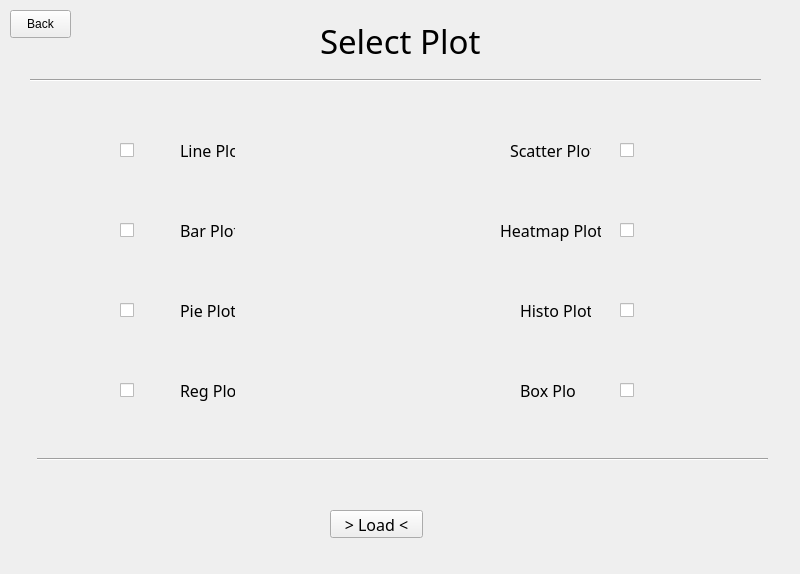
<?xml version="1.0" encoding="UTF-8"?>
<ui version="4.0">
 <class>MainWindow</class>
 <widget class="QMainWindow" name="MainWindow">
  <property name="geometry">
   <rect>
    <x>0</x>
    <y>0</y>
    <width>800</width>
    <height>574</height>
   </rect>
  </property>
  <property name="minimumSize">
   <size>
    <width>800</width>
    <height>574</height>
   </size>
  </property>
  <property name="maximumSize">
   <size>
    <width>800</width>
    <height>574</height>
   </size>
  </property>
  <property name="windowTitle">
   <string>MainWindow</string>
  </property>
  <widget class="QWidget" name="centralwidget">
   <widget class="QCheckBox" name="line_plot">
    <property name="geometry">
     <rect>
      <x>120</x>
      <y>140</y>
      <width>21</width>
      <height>20</height>
     </rect>
    </property>
    <property name="text">
     <string/>
    </property>
   </widget>
   <widget class="QCheckBox" name="bar_plot">
    <property name="geometry">
     <rect>
      <x>120</x>
      <y>220</y>
      <width>21</width>
      <height>20</height>
     </rect>
    </property>
    <property name="text">
     <string/>
    </property>
   </widget>
   <widget class="QCheckBox" name="pie_plot">
    <property name="geometry">
     <rect>
      <x>120</x>
      <y>300</y>
      <width>21</width>
      <height>20</height>
     </rect>
    </property>
    <property name="text">
     <string/>
    </property>
   </widget>
   <widget class="QCheckBox" name="reg_plot">
    <property name="geometry">
     <rect>
      <x>120</x>
      <y>380</y>
      <width>21</width>
      <height>21</height>
     </rect>
    </property>
    <property name="font">
     <font>
      <pointsize>12</pointsize>
     </font>
    </property>
    <property name="text">
     <string/>
    </property>
   </widget>
   <widget class="QLabel" name="label">
    <property name="geometry">
     <rect>
      <x>180</x>
      <y>140</y>
      <width>55</width>
      <height>21</height>
     </rect>
    </property>
    <property name="font">
     <font>
      <family>Agency FB</family>
      <pointsize>12</pointsize>
     </font>
    </property>
    <property name="text">
     <string>Line Plot</string>
    </property>
   </widget>
   <widget class="QLabel" name="label_2">
    <property name="geometry">
     <rect>
      <x>180</x>
      <y>220</y>
      <width>55</width>
      <height>21</height>
     </rect>
    </property>
    <property name="font">
     <font>
      <family>Agency FB</family>
      <pointsize>12</pointsize>
     </font>
    </property>
    <property name="text">
     <string>Bar Plot</string>
    </property>
   </widget>
   <widget class="QLabel" name="label_3">
    <property name="geometry">
     <rect>
      <x>180</x>
      <y>300</y>
      <width>55</width>
      <height>21</height>
     </rect>
    </property>
    <property name="font">
     <font>
      <family>Agency FB</family>
      <pointsize>12</pointsize>
     </font>
    </property>
    <property name="text">
     <string>Pie Plot</string>
    </property>
   </widget>
   <widget class="QLabel" name="label_4">
    <property name="geometry">
     <rect>
      <x>180</x>
      <y>380</y>
      <width>55</width>
      <height>21</height>
     </rect>
    </property>
    <property name="font">
     <font>
      <family>Agency FB</family>
      <pointsize>12</pointsize>
     </font>
    </property>
    <property name="text">
     <string>Reg Plot</string>
    </property>
   </widget>
   <widget class="QLabel" name="label_5">
    <property name="geometry">
     <rect>
      <x>520</x>
      <y>300</y>
      <width>71</width>
      <height>21</height>
     </rect>
    </property>
    <property name="font">
     <font>
      <family>Agency FB</family>
      <pointsize>12</pointsize>
     </font>
    </property>
    <property name="text">
     <string>Histo Plot   </string>
    </property>
   </widget>
   <widget class="QLabel" name="label_6">
    <property name="geometry">
     <rect>
      <x>520</x>
      <y>380</y>
      <width>55</width>
      <height>21</height>
     </rect>
    </property>
    <property name="font">
     <font>
      <family>Agency FB</family>
      <pointsize>12</pointsize>
     </font>
    </property>
    <property name="text">
     <string>Box Plot</string>
    </property>
   </widget>
   <widget class="QLabel" name="label_7">
    <property name="geometry">
     <rect>
      <x>500</x>
      <y>220</y>
      <width>101</width>
      <height>21</height>
     </rect>
    </property>
    <property name="font">
     <font>
      <family>Agency FB</family>
      <pointsize>12</pointsize>
     </font>
    </property>
    <property name="text">
     <string>Heatmap Plot</string>
    </property>
   </widget>
   <widget class="QCheckBox" name="heatmap">
    <property name="geometry">
     <rect>
      <x>620</x>
      <y>220</y>
      <width>21</width>
      <height>20</height>
     </rect>
    </property>
    <property name="font">
     <font>
      <pointsize>12</pointsize>
     </font>
    </property>
    <property name="text">
     <string/>
    </property>
   </widget>
   <widget class="QCheckBox" name="box_plot">
    <property name="enabled">
     <bool>true</bool>
    </property>
    <property name="geometry">
     <rect>
      <x>620</x>
      <y>380</y>
      <width>21</width>
      <height>20</height>
     </rect>
    </property>
    <property name="font">
     <font>
      <pointsize>12</pointsize>
     </font>
    </property>
    <property name="text">
     <string/>
    </property>
   </widget>
   <widget class="QCheckBox" name="histo_plot">
    <property name="geometry">
     <rect>
      <x>620</x>
      <y>300</y>
      <width>21</width>
      <height>20</height>
     </rect>
    </property>
    <property name="font">
     <font>
      <pointsize>12</pointsize>
     </font>
    </property>
    <property name="text">
     <string/>
    </property>
   </widget>
   <widget class="QLabel" name="label_8">
    <property name="geometry">
     <rect>
      <x>510</x>
      <y>140</y>
      <width>81</width>
      <height>21</height>
     </rect>
    </property>
    <property name="font">
     <font>
      <family>Agency FB</family>
      <pointsize>12</pointsize>
     </font>
    </property>
    <property name="text">
     <string>Scatter Plot</string>
    </property>
   </widget>
   <widget class="QCheckBox" name="scatter_plot">
    <property name="geometry">
     <rect>
      <x>620</x>
      <y>140</y>
      <width>21</width>
      <height>20</height>
     </rect>
    </property>
    <property name="font">
     <font>
      <pointsize>12</pointsize>
     </font>
    </property>
    <property name="text">
     <string/>
    </property>
   </widget>
   <widget class="QLabel" name="label_9">
    <property name="geometry">
     <rect>
      <x>320</x>
      <y>20</y>
      <width>161</width>
      <height>41</height>
     </rect>
    </property>
    <property name="font">
     <font>
      <family>Agency FB</family>
      <pointsize>25</pointsize>
     </font>
    </property>
    <property name="text">
     <string>Select Plot</string>
    </property>
   </widget>
   <widget class="QPushButton" name="load_plot">
    <property name="geometry">
     <rect>
      <x>330</x>
      <y>510</y>
      <width>93</width>
      <height>28</height>
     </rect>
    </property>
    <property name="font">
     <font>
      <family>Agency FB</family>
      <pointsize>12</pointsize>
     </font>
    </property>
    <property name="text">
     <string>&gt; Load &lt;</string>
    </property>
   </widget>
   <widget class="Line" name="line">
    <property name="geometry">
     <rect>
      <x>37</x>
      <y>449</y>
      <width>731</width>
      <height>21</height>
     </rect>
    </property>
    <property name="orientation">
     <enum>Qt::Horizontal</enum>
    </property>
   </widget>
   <widget class="Line" name="line_2">
    <property name="geometry">
     <rect>
      <x>30</x>
      <y>70</y>
      <width>731</width>
      <height>21</height>
     </rect>
    </property>
    <property name="orientation">
     <enum>Qt::Horizontal</enum>
    </property>
   </widget>
   <widget class="QPushButton" name="back">
    <property name="geometry">
     <rect>
      <x>10</x>
      <y>10</y>
      <width>61</width>
      <height>28</height>
     </rect>
    </property>
    <property name="text">
     <string>Back</string>
    </property>
   </widget>
  </widget>
 </widget>
 <resources/>
 <connections/>
</ui>
